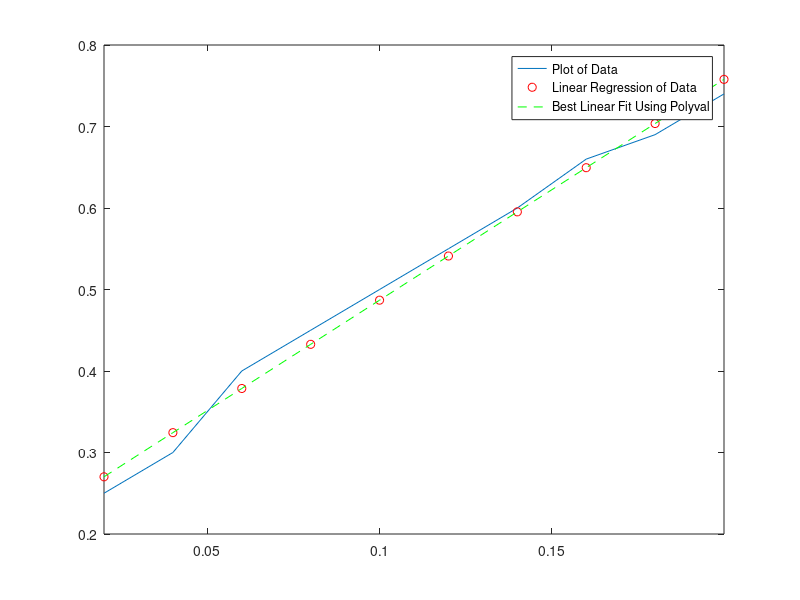

MATLAB code to generate this figure:
range = 0.02:0.02:0.2;
time = [0.25,0.30,0.40,0.45,0.50,0.55,0.60,0.66,0.69,0.74];
plot(range, time);
xlim([-inf,inf]);
hold on
slope=(length(range)*sum(range.*time)-sum(range)*sum(time))/(length(range)*sum(range.*range)-sum(range)^2);
polycoeff=(sum(time)*sum(range.*range)-sum(range)*sum(range.*time))/(length(range)*sum(range.*range)-sum(range)^2);
plot(range,slope*range+polycoeff, 'ro');
hold on;
SoS = 1/slope;
fprintf('The speed of sound is %f m/s \n',SoS);
p=polyfit(range,time,1);
y=polyval(p,range);
plot(range,y,'g--');
legend('Plot of Data', 'Linear Regression of Data', 'Best Linear Fit Using Polyval');